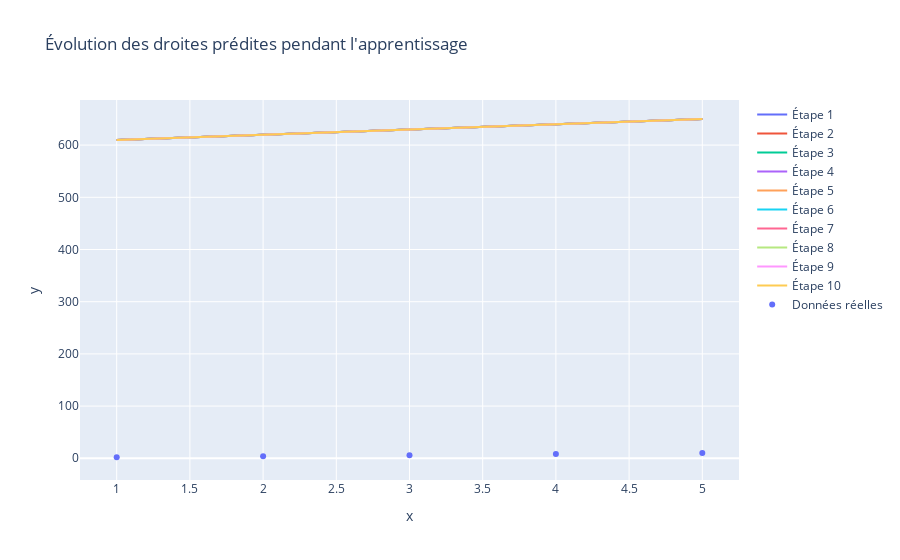

Write notebook code for a chart like this one.
### Code cell
import plotly.graph_objects as go

# Initialisation des paramètres
phi0, phi1 = 600, 10
phis = np.array([phi0, phi1], dtype=np.float64)
alpha = 1e-6
num_steps = 10

# Stockage des pertes pour visualisation
losses = []

# Visualisation initiale
fig = go.Figure()

for step_num in range(num_steps):
    # Calcul des prédictions et de la perte
    ys_pred = predict(xs, phis)
    current_loss = loss(ys_pred, ys_true)
    losses.append(current_loss)
    
    # Visualisation de la droite
    fig.add_trace(go.Scatter(x=xs, y=ys_pred, mode='lines', name=f'Étape {step_num+1}'))
    
    # Mise à jour des paramètres
    phis = step(xs, ys_true, phis, alpha)

    print(f"Étape {step_num+1}: Perte = {current_loss:.4f}, phis = {phis}")

# Nuage de points des données
fig.add_trace(go.Scatter(x=xs, y=ys_true, mode='markers', name='Données réelles'))

# Affichage des droites
fig.update_layout(
    title="Évolution des droites prédites pendant l'apprentissage",
    xaxis_title="x",
    yaxis_title="y",
)
fig.show()

# Affichage des pertes
import matplotlib.pyplot as plt

plt.plot(range(1, num_steps + 1), losses, marker='o', label="Perte")
plt.xlabel("Étape")
plt.ylabel("Perte")
plt.title("Évolution de la perte pendant l'apprentissage")
plt.legend()
plt.show()

### Figure 1 — Plotly figure (JSON) as saved in the notebook; plotly's stock layout.template omitted (floating-point values rounded to 4 significant figures)
{"data": [{"mode": "lines", "name": "Étape 1", "type": "scatter", "x": [1, 2, 3, 4, 5], "y": [610, 620, 630, 640, 650]}, {"mode": "lines", "name": "Étape 2", "type": "scatter", "x": [1, 2, 3, 4, 5], "y": [610.0, 620.0, 630.0, 640.0, 650.0]}, {"mode": "lines", "name": "Étape 3", "type": "scatter", "x": [1, 2, 3, 4, 5], "y": [610.0, 620.0, 630.0, 640.0, 650.0]}, {"mode": "lines", "name": "Étape 4", "type": "scatter", "x": [1, 2, 3, 4, 5], "y": [610.0, 620.0, 630.0, 640.0, 649.9]}, {"mode": "lines", "name": "Étape 5", "type": "scatter", "x": [1, 2, 3, 4, 5], "y": [610.0, 620.0, 629.9, 639.9, 649.9]}, {"mode": "lines", "name": "Étape 6", "type": "scatter", "x": [1, 2, 3, 4, 5], "y": [610.0, 620.0, 629.9, 639.9, 649.9]}, {"mode": "lines", "name": "Étape 7", "type": "scatter", "x": [1, 2, 3, 4, 5], "y": [610.0, 619.9, 629.9, 639.9, 649.9]}, {"mode": "lines", "name": "Étape 8", "type": "scatter", "x": [1, 2, 3, 4, 5], "y": [610.0, 619.9, 629.9, 639.9, 649.9]}, {"mode": "lines", "name": "Étape 9", "type": "scatter", "x": [1, 2, 3, 4, 5], "y": [610.0, 619.9, 629.9, 639.9, 649.8]}, {"mode": "lines", "name": "Étape 10", "type": "scatter", "x": [1, 2, 3, 4, 5], "y": [610.0, 619.9, 629.9, 639.9, 649.8]}, {"mode": "markers", "name": "Données réelles", "type": "scatter", "x": [1, 2, 3, 4, 5], "y": [2, 4, 6, 8, 10]}], "layout": {"title": {"text": "Évolution des droites prédites pendant l'apprentissage"}, "xaxis": {"title": {"text": "x"}}, "yaxis": {"title": {"text": "y"}}}}
